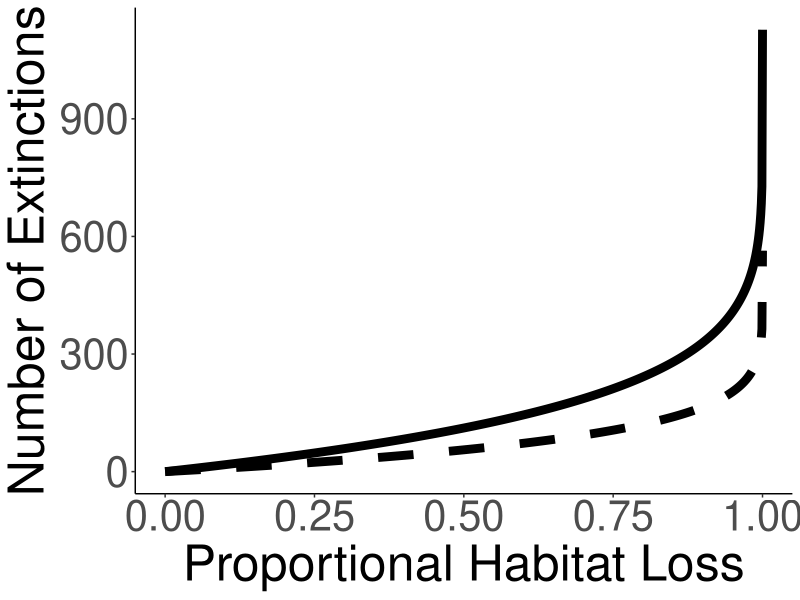
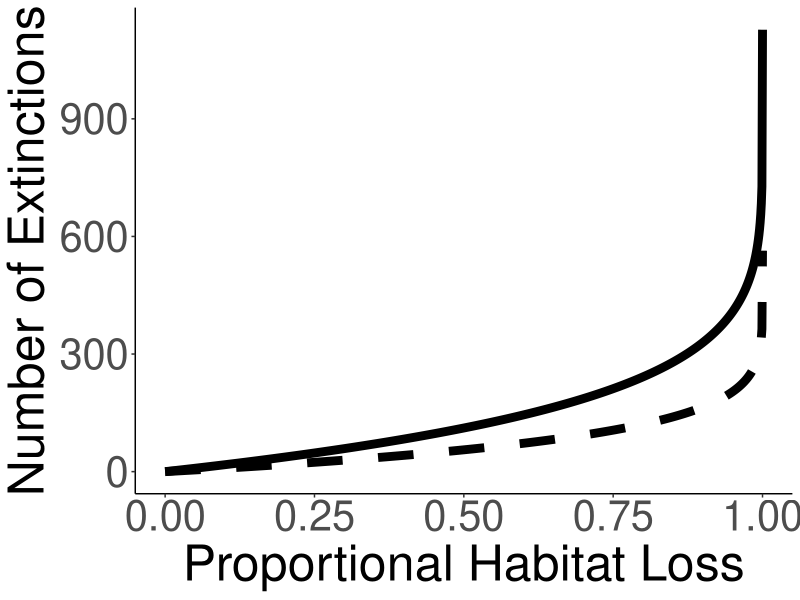

The R source for these figures, in order:

## Alex Wiebe
## Princeton University
## Description: Code to create figures showing the species-area
## relationships (SARs) of regions with various parameter values.

setwd("")

library(ggplot2)
library(tidyverse)

# Define the SAR parameters
z = 0.15
c = 200
area = 1000
max_richness = c * area ^ z

# Create a data frame with values of A between 0 and 1
A_values = seq(1, 0, length.out = 1000)
S_values = (max_richness - c * (A_values * area) ^ z)
A_values = abs(A_values - 1)
data = data.frame(A = A_values, S = S_values)

A2 = seq(1, 0, length.out = 1000)

## Choose how a region will be different from the above baseline:
# # No change:
# S2 = (max_richness - c * (A2 * area) ^ z)

# # Larger area:
# S2 = (max_richness - c * (A2 * area) ^ z) * (10^z)

# # Higher z:
# z2 = 0.4
# c2 = max_richness / (area ^ z2)
# S2 = (max_richness - c2 * (A2 * area) ^ z2)

# Higher c:
c2 = 400
S2 = (max_richness * 2 - c2 * (A2 * area) ^ z)

A2 = abs(A2 - 1)
data2 = data.frame(A2 = A2, S2 = S2)

# Plot the function using ggplot2
plt = ggplot(data, aes(x = A, y = S)) +
  geom_line(color = "black", size = 3, linetype = "dashed") +
  geom_line(data = data2, aes(x = A2, y = S2), size = 3) +
  theme_classic()+
  labs(x='Proportional Habitat Loss', y = "Number of Extinctions") +
  theme(
    axis.title = element_text(size = 36),
    axis.text.x = element_text(size = 30),
    axis.text.y = element_text(size = 30)
  )
plt  

# To save:
filename = paste0("one_region_EAR_higherc.png")
png(filename, units = "px", height=3500,
    width=5000, res=600)
plt
dev.off()
























